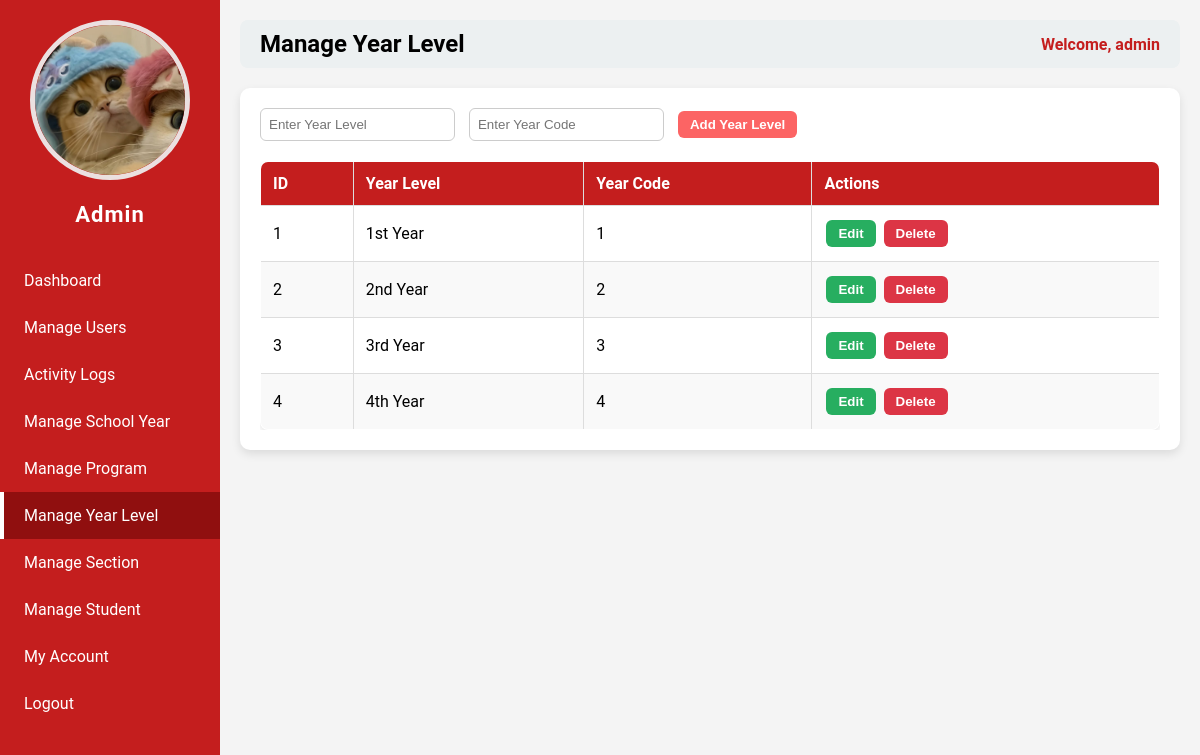
Screenshot of /admin.php?page=manage_year_level (signed in) with the database file from the repository.
### tables this page shows
CREATE TABLE `users` (
  `id` int(11) NOT NULL,
  `username` varchar(50) NOT NULL,
  `password` varchar(255) NOT NULL,
  `role` varchar(50) NOT NULL,
  `email` varchar(255) NOT NULL,
  `contact` varchar(50) NOT NULL,
  `status` varchar(50) NOT NULL,
  `img` varchar(255) NOT NULL
);

CREATE TABLE `year_levels` (
  `id` int(11) NOT NULL,
  `year_level` varchar(50) NOT NULL,
  `year_code` varchar(50) NOT NULL
);

### admin_pages/manage_year_level.php (the view, shortened to what this page needs)
<?php
require __DIR__ . '/../db_connect.php';
$edit_mode = false;
$edit_id = null;
$edit_year_level = "";
$edit_year_code = "";
$year_levels = $pdo->query("SELECT * FROM year_levels ORDER BY id ASC")->fetchAll(PDO::FETCH_ASSOC);
?>
<div class="container">
    <form method="POST" class="form-box">
        <input type="text" name="year_level" placeholder="Enter Year Level"
               value="<?= htmlspecialchars($edit_year_level); ?>" required>
        <input type="text" name="year_code" placeholder="Enter Year Code"
               value="<?= htmlspecialchars($edit_year_code); ?>" required>
        <?php if ($edit_mode): ?>
            <input type="hidden" name="id" value="<?= $edit_id; ?>">
            <button type="submit" name="update_year_level" class="btn btn-warning">Update Year Level</button>
            <a href="" class="btn btn-secondary">Cancel</a>
        <?php else: ?>
            <button type="submit" name="add_year_level" class="btn btn-primary">Add Year Level</button>
        <?php endif; ?>
    </form>
    <div class="table-box">
        <table class="styled-table">
            <thead>
                <tr>
                    <th>ID</th>
                    <th>Year Level</th>
                    <th>Year Code</th>
                    <th>Actions</th>
                </tr>
            </thead>
            <tbody>
            <?php foreach ($year_levels as $yl): ?>
                <tr>
                    <td><?= $yl['id']; ?></td>
                    <td><?= htmlspecialchars($yl['year_level']); ?></td>
                    <td><?= htmlspecialchars($yl['year_code']); ?></td>
                    <td>
                        <form method="POST" class="inline-form">
                            <button type="submit" name="edit_year_level" class="btn btn-info">Edit</button>
                        </form>
                        <form method="POST" class="inline-form">
                            <button type="submit" name="delete_year_level" class="btn btn-danger" onclick="return confirm('Are you sure?')">Delete</button>
                        </form>
                    </td>
                </tr>
            <?php endforeach; ?>
            </tbody>
        </table>
    </div>
</div>

### admin.php (shortened to what this page needs)
<?php
require 'db_connect.php';
$id = $_SESSION['user_id'];
$stmt = $pdo->prepare("SELECT * FROM users WHERE id=?");
$stmt->execute([$id]);
$user = $stmt->fetch(PDO::FETCH_ASSOC);
$page = isset($_GET['page']) ? $_GET['page'] : 'dashboard';
?>
<!DOCTYPE html>
<html>
<head>
</head>
<body>
<div class="sidebar">
    <div class="column profile-photo">
        <?php if (!empty($user['img'])): ?>
            <img src="<?php echo htmlspecialchars($user['img']); ?>" alt="Profile Image">
        <?php else: ?>
            <img src="default.png" alt="Profile Image">
        <?php endif; ?>
    </div>
    <h2>Admin</h2>
    <a href="?page=dashboard" class="<?php echo $page=='dashboard' ? 'active' : ''; ?>">Dashboard</a>
    <a href="?page=manage_users" class="<?php echo $page=='manage_users' ? 'active' : ''; ?>">Manage Users</a>
    <a href="?page=activity_logs" class="<?php echo $page=='activity_logs' ? 'active' : ''; ?>">Activity Logs</a>
    <a href="?page=manage_school_year" class="<?php echo $page=='manage_school_year' ? 'active' : ''; ?>">Manage School Year</a>
    <a href="?page=manage_program" class="<?php echo $page=='manage_program' ? 'active' : ''; ?>">Manage Program</a>
    <a href="?page=manage_year_level" class="<?php echo $page=='manage_year_level' ? 'active' : ''; ?>">Manage Year Level</a>
    <a href="?page=manage_section" class="<?php echo $page=='manage_section' ? 'active' : ''; ?>">Manage Section</a>
    <a href="?page=manage_student" class="<?php echo $page=='manage_student' ? 'active' : ''; ?>">Manage Student</a>
    <a href="?page=my_account" class="<?php echo $page=='my_account' ? 'active' : ''; ?>">My Account</a>
    <a href="logout.php">Logout</a>
</div>
<div class="main-content">
    <div class="header">
        <h2><?php echo str_replace('_',' ', $page); ?></h2>
        <span>Welcome, <?php echo $_SESSION['username']; ?></span>
    </div>
    <div class="content">
        <?php
        $file = "admin_pages/{$page}.php";
        if(file_exists($file)){
            include $file;
        } else {
            echo "<p>Page not found.</p>";
        }
        ?>
    </div>
</div>
</body>
</html>

### admin.php (style rules this page uses)
body { margin: 0; font-family: 'Roboto', sans-serif; background: #f4f4f4; }
.sidebar { position: fixed; top: 0; left: 0; width: 220px; height: 100%; background-color: #c41e1e; color: white; display: flex; flex-direction: column; padding-top: 20px; }
.sidebar h2 { text-align: center; margin-bottom: 30px; font-size: 22px; letter-spacing: 1px; }
.sidebar a { padding: 14px 20px; text-decoration: none; color: white; display: block; transition: 0.3s; border-left: 4px solid transparent; }
.sidebar a.active { background-color: #900f0f; border-left: 4px solid #fff; }
.main-content { margin-left: 220px; padding: 20px; }
.header { display: flex; justify-content: space-between; align-items: center; background: #ecf0f1; padding: 10px 20px; border-radius: 8px; margin-bottom: 20px; }
.header h2 { margin: 0; text-transform: capitalize; }
.header span { font-weight: bold; color: #c41e1e; }
.profile-photo { text-align: center; }
.profile-photo img { width: 150px; height: 150px; object-fit: cover; border-radius: 50%; border: 5px solid #ebe0e0ff; }

### admin_pages/manage_year_level.php (style rules this page uses)
.container { background: #fff; padding: 20px; border-radius: 10px; box-shadow: 0 4px 10px rgba(0,0,0,0.1); margin-top: 20px; }
.form-box { margin-bottom: 20px; }
.form-box input[type="text"] { padding: 8px; border-radius: 6px; border: 1px solid #ccc; margin-right: 10px; }
.table-box { max-height: 400px; overflow-y: auto; }
.styled-table { width: 100%; border-collapse: collapse; border: 1px solid #ddd; border-radius: 8px; overflow: hidden; box-shadow: 0 2px 5px rgba(0,0,0,0.1); }
.styled-table th, .styled-table td { padding: 12px; text-align: left; border: 1px solid #ddd; }
.styled-table thead { background: #c41e1e; color: white; }
.styled-table tr:nth-child(even) { background: #f9f9f9; }
.inline-form { display: inline-block; margin: 2px; }
.btn { padding: 6px 12px; border-radius: 6px; border: none; cursor: pointer; font-weight: bold; color: white; }
.btn-primary { background: #fc6464ff; }
.btn-danger { background: #dc3545; }
.btn-info { background: #27ae60; }

### rows the page displays
users: img (picture)
year_levels: id "1", year_level "1st Year", year_code "1"
year_levels: id "2", year_level "2nd Year", year_code "2"
year_levels: id "3", year_level "3rd Year", year_code "3"
year_levels: id "4", year_level "4th Year", year_code "4"

### other values shown
str_replace('_',' ', $page) "Manage Year Level"
$_SESSION['username'] "admin"
